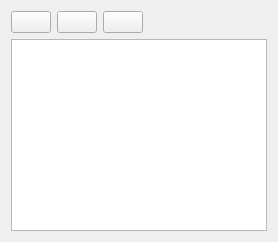
       <widget class="QWidget" name="tab_3">
        <attribute name="title">
         <string>Help</string>
        </attribute>
        <layout class="QGridLayout" name="gridLayout_17">
         <item row="0" column="0">
          <layout class="QHBoxLayout" name="horizontalLayout">
           <item>
            <widget class="QPushButton" name="m_HelpHomeButton">
             <property name="text">
              <string/>
             </property>
             <property name="icon">
              <iconset resource="qxrdresources.qrc">
               <normaloff>:/images/go-home.png</normaloff>:/images/go-home.png</iconset>
             </property>
            </widget>
           </item>
           <item>
            <widget class="QPushButton" name="m_HelpBackButton">
             <property name="text">
              <string/>
             </property>
             <property name="icon">
              <iconset resource="qxrdresources.qrc">
               <normaloff>:/images/go-previous.png</normaloff>:/images/go-previous.png</iconset>
             </property>
            </widget>
           </item>
           <item>
            <widget class="QPushButton" name="m_HelpForwardButton">
             <property name="text">
              <string/>
             </property>
             <property name="icon">
              <iconset resource="qxrdresources.qrc">
               <normaloff>:/images/go-next.png</normaloff>:/images/go-next.png</iconset>
             </property>
            </widget>
           </item>
           <item>
            <spacer name="horizontalSpacer_2">
             <property name="orientation">
              <enum>Qt::Horizontal</enum>
             </property>
             <property name="sizeHint" stdset="0">
              <size>
               <width>40</width>
               <height>20</height>
              </size>
             </property>
            </spacer>
           </item>
          </layout>
         </item>
         <item row="1" column="0">
          <widget class="QTextBrowser" name="m_HelpBrowser">
           <property name="font">
            <font>
             <pointsize>10</pointsize>
            </font>
           </property>
           <property name="source">
            <url>
             <string>qrc:/help/qxrdhelpindex.html</string>
            </url>
           </property>
           <property name="openExternalLinks">
            <bool>true</bool>
           </property>
           <property name="openLinks">
            <bool>true</bool>
           </property>
          </widget>
         </item>
        </layout>
       </widget>
